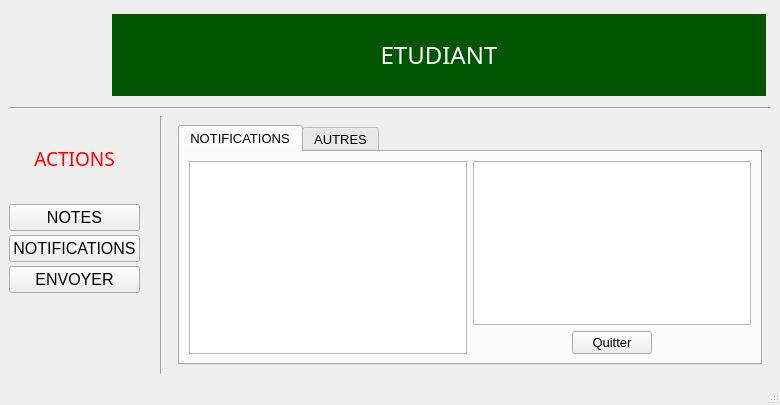
<?xml version="1.0" encoding="UTF-8"?>
<ui version="4.0">
 <class>MainWindow</class>
 <widget class="QMainWindow" name="MainWindow">
  <property name="geometry">
   <rect>
    <x>0</x>
    <y>0</y>
    <width>780</width>
    <height>405</height>
   </rect>
  </property>
  <property name="windowTitle">
   <string>GNOTE</string>
  </property>
  <property name="windowIcon">
   <iconset>
    <normaloff>resources/images/Logo_inp-hb-360x406.png</normaloff>resources/images/Logo_inp-hb-360x406.png</iconset>
  </property>
  <property name="tabShape">
   <enum>QTabWidget::Rounded</enum>
  </property>
  <widget class="QWidget" name="centralwidget">
   <layout class="QHBoxLayout" name="horizontalLayout_3">
    <item>
     <layout class="QVBoxLayout" name="verticalLayout_2" stretch="1,0,1,10">
      <item>
       <layout class="QHBoxLayout" name="horizontalLayout" stretch="1,0,3">
        <property name="topMargin">
         <number>5</number>
        </property>
        <property name="rightMargin">
         <number>5</number>
        </property>
        <item>
         <widget class="QToolButton" name="toolButton_2">
          <property name="text">
           <string/>
          </property>
          <property name="icon">
           <iconset>
            <normaloff>resources/images/Logo_inp-hb-360x406.png</normaloff>resources/images/Logo_inp-hb-360x406.png</iconset>
          </property>
          <property name="iconSize">
           <size>
            <width>75</width>
            <height>75</height>
           </size>
          </property>
          <property name="autoRaise">
           <bool>true</bool>
          </property>
         </widget>
        </item>
        <item>
         <spacer name="horizontalSpacer">
          <property name="orientation">
           <enum>Qt::Horizontal</enum>
          </property>
          <property name="sizeHint" stdset="0">
           <size>
            <width>14</width>
            <height>20</height>
           </size>
          </property>
         </spacer>
        </item>
        <item>
         <widget class="QLabel" name="label_2">
          <property name="font">
           <font>
            <family>Arial Rounded MT Bold</family>
            <pointsize>18</pointsize>
           </font>
          </property>
          <property name="styleSheet">
           <string notr="true">color: rgb(255, 255, 255);
background-color: rgb(0, 85, 0);</string>
          </property>
          <property name="text">
           <string>ETUDIANT</string>
          </property>
          <property name="alignment">
           <set>Qt::AlignCenter</set>
          </property>
         </widget>
        </item>
       </layout>
      </item>
      <item>
       <spacer name="verticalSpacer_6">
        <property name="orientation">
         <enum>Qt::Vertical</enum>
        </property>
        <property name="sizeHint" stdset="0">
         <size>
          <width>20</width>
          <height>5</height>
         </size>
        </property>
       </spacer>
      </item>
      <item>
       <widget class="Line" name="line_2">
        <property name="orientation">
         <enum>Qt::Horizontal</enum>
        </property>
       </widget>
      </item>
      <item>
       <layout class="QHBoxLayout" name="horizontalLayout_2" stretch="2,0,0,4">
        <item>
         <layout class="QVBoxLayout" name="verticalLayout">
          <property name="spacing">
           <number>4</number>
          </property>
          <item>
           <spacer name="verticalSpacer_5">
            <property name="orientation">
             <enum>Qt::Vertical</enum>
            </property>
            <property name="sizeHint" stdset="0">
             <size>
              <width>20</width>
              <height>52</height>
             </size>
            </property>
           </spacer>
          </item>
          <item>
           <widget class="QLabel" name="label">
            <property name="font">
             <font>
              <family>Arial Rounded MT Bold</family>
              <pointsize>14</pointsize>
             </font>
            </property>
            <property name="styleSheet">
             <string notr="true">color: rgb(255, 0, 0);</string>
            </property>
            <property name="text">
             <string>ACTIONS</string>
            </property>
            <property name="alignment">
             <set>Qt::AlignCenter</set>
            </property>
           </widget>
          </item>
          <item>
           <spacer name="verticalSpacer_4">
            <property name="orientation">
             <enum>Qt::Vertical</enum>
            </property>
            <property name="sizeHint" stdset="0">
             <size>
              <width>20</width>
              <height>52</height>
             </size>
            </property>
           </spacer>
          </item>
          <item>
           <widget class="QPushButton" name="pushButton">
            <property name="font">
             <font>
              <pointsize>12</pointsize>
             </font>
            </property>
            <property name="text">
             <string>NOTES</string>
            </property>
            <property name="icon">
             <iconset>
              <normaloff>resources/images/icons8-education-64 (1).png</normaloff>resources/images/icons8-education-64 (1).png</iconset>
            </property>
           </widget>
          </item>
          <item>
           <spacer name="verticalSpacer_3">
            <property name="orientation">
             <enum>Qt::Vertical</enum>
            </property>
            <property name="sizeHint" stdset="0">
             <size>
              <width>20</width>
              <height>20</height>
             </size>
            </property>
           </spacer>
          </item>
          <item>
           <widget class="QPushButton" name="pushButton_2">
            <property name="font">
             <font>
              <pointsize>12</pointsize>
             </font>
            </property>
            <property name="text">
             <string>NOTIFICATIONS</string>
            </property>
            <property name="icon">
             <iconset>
              <normaloff>resources/images/icons8-doorbell-48.png</normaloff>resources/images/icons8-doorbell-48.png</iconset>
            </property>
           </widget>
          </item>
          <item>
           <spacer name="verticalSpacer_2">
            <property name="orientation">
             <enum>Qt::Vertical</enum>
            </property>
            <property name="sizeHint" stdset="0">
             <size>
              <width>20</width>
              <height>20</height>
             </size>
            </property>
           </spacer>
          </item>
          <item>
           <widget class="QPushButton" name="pushButton_3">
            <property name="font">
             <font>
              <pointsize>12</pointsize>
             </font>
            </property>
            <property name="text">
             <string>ENVOYER</string>
            </property>
            <property name="icon">
             <iconset>
              <normaloff>resources/images/icons8-comments-48.png</normaloff>resources/images/icons8-comments-48.png</iconset>
            </property>
           </widget>
          </item>
          <item>
           <spacer name="verticalSpacer">
            <property name="orientation">
             <enum>Qt::Vertical</enum>
            </property>
            <property name="sizeHint" stdset="0">
             <size>
              <width>20</width>
              <height>52</height>
             </size>
            </property>
           </spacer>
          </item>
          <item>
           <widget class="QToolButton" name="toolButton">
            <property name="text">
             <string/>
            </property>
            <property name="icon">
             <iconset>
              <normaloff>resources/images/user.png</normaloff>resources/images/user.png</iconset>
            </property>
            <property name="iconSize">
             <size>
              <width>41</width>
              <height>41</height>
             </size>
            </property>
            <property name="autoRaise">
             <bool>true</bool>
            </property>
           </widget>
          </item>
         </layout>
        </item>
        <item>
         <spacer name="horizontalSpacer_2">
          <property name="orientation">
           <enum>Qt::Horizontal</enum>
          </property>
          <property name="sizeHint" stdset="0">
           <size>
            <width>14</width>
            <height>20</height>
           </size>
          </property>
         </spacer>
        </item>
        <item>
         <widget class="Line" name="line">
          <property name="orientation">
           <enum>Qt::Vertical</enum>
          </property>
         </widget>
        </item>
        <item>
         <widget class="QStackedWidget" name="stackedWidget">
          <property name="font">
           <font>
            <pointsize>10</pointsize>
           </font>
          </property>
          <property name="currentIndex">
           <number>1</number>
          </property>
          <widget class="QWidget" name="page">
           <layout class="QHBoxLayout" name="horizontalLayout_4">
            <item>
             <widget class="QTabWidget" name="tabWidget">
              <property name="currentIndex">
               <number>0</number>
              </property>
              <property name="movable">
               <bool>true</bool>
              </property>
              <property name="tabBarAutoHide">
               <bool>true</bool>
              </property>
              <widget class="QWidget" name="tabNotes">
               <attribute name="icon">
                <iconset>
                 <normaloff>resources/images/icons8-education-64 (1).png</normaloff>resources/images/icons8-education-64 (1).png</iconset>
               </attribute>
               <attribute name="title">
                <string>NOTES</string>
               </attribute>
               <layout class="QVBoxLayout" name="verticalLayout_3">
                <item>
                 <widget class="QTableWidget" name="tableWidget"/>
                </item>
                <item>
                 <layout class="QHBoxLayout" name="horizontalLayout_7">
                  <item>
                   <spacer name="horizontalSpacer_3">
                    <property name="orientation">
                     <enum>Qt::Horizontal</enum>
                    </property>
                    <property name="sizeHint" stdset="0">
                     <size>
                      <width>40</width>
                      <height>20</height>
                     </size>
                    </property>
                   </spacer>
                  </item>
                  <item>
                   <widget class="QPushButton" name="pushButton_4">
                    <property name="text">
                     <string>Quitter</string>
                    </property>
                    <property name="icon">
                     <iconset>
                      <normaloff>resources/images/icons8-close-48.png</normaloff>resources/images/icons8-close-48.png</iconset>
                    </property>
                   </widget>
                  </item>
                  <item>
                   <widget class="QPushButton" name="pushButton_5">
                    <property name="text">
                     <string>OK</string>
                    </property>
                    <property name="icon">
                     <iconset>
                      <normaloff>resources/images/icons8-check-64.png</normaloff>resources/images/icons8-check-64.png</iconset>
                    </property>
                   </widget>
                  </item>
                  <item>
                   <widget class="QPushButton" name="pushButton_6">
                    <property name="text">
                     <string>Reclamations</string>
                    </property>
                    <property name="icon">
                     <iconset>
                      <normaloff>resources/images/interrogation.png</normaloff>resources/images/interrogation.png</iconset>
                    </property>
                   </widget>
                  </item>
                  <item>
                   <spacer name="horizontalSpacer_4">
                    <property name="orientation">
                     <enum>Qt::Horizontal</enum>
                    </property>
                    <property name="sizeHint" stdset="0">
                     <size>
                      <width>40</width>
                      <height>20</height>
                     </size>
                    </property>
                   </spacer>
                  </item>
                 </layout>
                </item>
               </layout>
              </widget>
              <widget class="QWidget" name="tabInfo">
               <attribute name="icon">
                <iconset>
                 <normaloff>resources/images/icons8-info-48.png</normaloff>resources/images/icons8-info-48.png</iconset>
               </attribute>
               <attribute name="title">
                <string>INFO</string>
               </attribute>
               <layout class="QVBoxLayout" name="verticalLayout_5">
                <item>
                 <widget class="QTextBrowser" name="textBrowser"/>
                </item>
                <item>
                 <layout class="QHBoxLayout" name="horizontalLayout_10">
                  <item>
                   <spacer name="horizontalSpacer_10">
                    <property name="orientation">
                     <enum>Qt::Horizontal</enum>
                    </property>
                    <property name="sizeHint" stdset="0">
                     <size>
                      <width>40</width>
                      <height>20</height>
                     </size>
                    </property>
                   </spacer>
                  </item>
                  <item>
                   <widget class="QPushButton" name="pushButton_9">
                    <property name="text">
                     <string>OK</string>
                    </property>
                    <property name="icon">
                     <iconset>
                      <normaloff>resources/images/icons8-check-64.png</normaloff>resources/images/icons8-check-64.png</iconset>
                    </property>
                   </widget>
                  </item>
                  <item>
                   <spacer name="horizontalSpacer_9">
                    <property name="orientation">
                     <enum>Qt::Horizontal</enum>
                    </property>
                    <property name="sizeHint" stdset="0">
                     <size>
                      <width>40</width>
                      <height>20</height>
                     </size>
                    </property>
                   </spacer>
                  </item>
                 </layout>
                </item>
               </layout>
              </widget>
             </widget>
            </item>
           </layout>
          </widget>
          <widget class="QWidget" name="page_2">
           <layout class="QHBoxLayout" name="horizontalLayout_5">
            <item>
             <widget class="QTabWidget" name="tabWidget_2">
              <property name="font">
               <font>
                <pointsize>10</pointsize>
               </font>
              </property>
              <property name="currentIndex">
               <number>0</number>
              </property>
              <property name="movable">
               <bool>true</bool>
              </property>
              <property name="tabBarAutoHide">
               <bool>true</bool>
              </property>
              <widget class="QWidget" name="tabNotifications">
               <attribute name="icon">
                <iconset>
                 <normaloff>resources/images/icons8-doorbell-48 (1).png</normaloff>resources/images/icons8-doorbell-48 (1).png</iconset>
               </attribute>
               <attribute name="title">
                <string>NOTIFICATIONS</string>
               </attribute>
               <layout class="QHBoxLayout" name="horizontalLayout_14">
                <item>
                 <widget class="QListWidget" name="listWidget"/>
                </item>
                <item>
                 <layout class="QVBoxLayout" name="verticalLayout_7">
                  <item>
                   <widget class="QTextBrowser" name="textBrowser_3"/>
                  </item>
                  <item>
                   <layout class="QHBoxLayout" name="horizontalLayout_13">
                    <item>
                     <spacer name="horizontalSpacer_13">
                      <property name="orientation">
                       <enum>Qt::Horizontal</enum>
                      </property>
                      <property name="sizeHint" stdset="0">
                       <size>
                        <width>40</width>
                        <height>20</height>
                       </size>
                      </property>
                     </spacer>
                    </item>
                    <item>
                     <widget class="QPushButton" name="pushButton_14">
                      <property name="text">
                       <string>Quitter</string>
                      </property>
                     </widget>
                    </item>
                    <item>
                     <spacer name="horizontalSpacer_14">
                      <property name="orientation">
                       <enum>Qt::Horizontal</enum>
                      </property>
                      <property name="sizeHint" stdset="0">
                       <size>
                        <width>40</width>
                        <height>20</height>
                       </size>
                      </property>
                     </spacer>
                    </item>
                   </layout>
                  </item>
                 </layout>
                </item>
               </layout>
              </widget>
              <widget class="QWidget" name="tabAutres">
               <attribute name="icon">
                <iconset>
                 <normaloff>resources/images/menu-dots.png</normaloff>resources/images/menu-dots.png</iconset>
               </attribute>
               <attribute name="title">
                <string>AUTRES</string>
               </attribute>
               <layout class="QVBoxLayout" name="verticalLayout_8">
                <item>
                 <widget class="QTextBrowser" name="textBrowser_4"/>
                </item>
                <item>
                 <layout class="QHBoxLayout" name="horizontalLayout_15">
                  <item>
                   <spacer name="horizontalSpacer_15">
                    <property name="orientation">
                     <enum>Qt::Horizontal</enum>
                    </property>
                    <property name="sizeHint" stdset="0">
                     <size>
                      <width>40</width>
                      <height>20</height>
                     </size>
                    </property>
                   </spacer>
                  </item>
                  <item>
                   <widget class="QPushButton" name="pushButton_13">
                    <property name="text">
                     <string>OK</string>
                    </property>
                    <property name="icon">
                     <iconset>
                      <normaloff>resources/images/icons8-check-64.png</normaloff>resources/images/icons8-check-64.png</iconset>
                    </property>
                   </widget>
                  </item>
                  <item>
                   <spacer name="horizontalSpacer_16">
                    <property name="orientation">
                     <enum>Qt::Horizontal</enum>
                    </property>
                    <property name="sizeHint" stdset="0">
                     <size>
                      <width>40</width>
                      <height>20</height>
                     </size>
                    </property>
                   </spacer>
                  </item>
                 </layout>
                </item>
               </layout>
              </widget>
             </widget>
            </item>
           </layout>
          </widget>
          <widget class="QWidget" name="page_3">
           <layout class="QHBoxLayout" name="horizontalLayout_6">
            <item>
             <widget class="QTabWidget" name="tabWidget_3">
              <property name="currentIndex">
               <number>0</number>
              </property>
              <property name="movable">
               <bool>true</bool>
              </property>
              <property name="tabBarAutoHide">
               <bool>true</bool>
              </property>
              <widget class="QWidget" name="tabMessage">
               <attribute name="icon">
                <iconset>
                 <normaloff>resources/images/icons8-comments-24.png</normaloff>resources/images/icons8-comments-24.png</iconset>
               </attribute>
               <attribute name="title">
                <string>MESSAGE</string>
               </attribute>
               <layout class="QVBoxLayout" name="verticalLayout_4">
                <item>
                 <layout class="QHBoxLayout" name="horizontalLayout_9" stretch="0,3,1,0">
                  <item>
                   <spacer name="horizontalSpacer_7">
                    <property name="orientation">
                     <enum>Qt::Horizontal</enum>
                    </property>
                    <property name="sizeHint" stdset="0">
                     <size>
                      <width>40</width>
                      <height>20</height>
                     </size>
                    </property>
                   </spacer>
                  </item>
                  <item>
                   <widget class="QComboBox" name="comboBox"/>
                  </item>
                  <item>
                   <widget class="QLabel" name="label_3">
                    <property name="text">
                     <string>Destinataire</string>
                    </property>
                    <property name="scaledContents">
                     <bool>false</bool>
                    </property>
                   </widget>
                  </item>
                  <item>
                   <spacer name="horizontalSpacer_8">
                    <property name="orientation">
                     <enum>Qt::Horizontal</enum>
                    </property>
                    <property name="sizeHint" stdset="0">
                     <size>
                      <width>40</width>
                      <height>20</height>
                     </size>
                    </property>
                   </spacer>
                  </item>
                 </layout>
                </item>
                <item>
                 <widget class="QPlainTextEdit" name="plainTextEdit"/>
                </item>
                <item>
                 <layout class="QHBoxLayout" name="horizontalLayout_8">
                  <item>
                   <spacer name="horizontalSpacer_5">
                    <property name="orientation">
                     <enum>Qt::Horizontal</enum>
                    </property>
                    <property name="sizeHint" stdset="0">
                     <size>
                      <width>40</width>
                      <height>20</height>
                     </size>
                    </property>
                   </spacer>
                  </item>
                  <item>
                   <widget class="QPushButton" name="pushButton_8">
                    <property name="text">
                     <string>Annuler</string>
                    </property>
                    <property name="icon">
                     <iconset>
                      <normaloff>resources/images/icons8-clear-symbol-48.png</normaloff>resources/images/icons8-clear-symbol-48.png</iconset>
                    </property>
                   </widget>
                  </item>
                  <item>
                   <widget class="QPushButton" name="pushButton_7">
                    <property name="text">
                     <string>Envoyer</string>
                    </property>
                    <property name="icon">
                     <iconset>
                      <normaloff>resources/images/icons8-check-64.png</normaloff>resources/images/icons8-check-64.png</iconset>
                    </property>
                   </widget>
                  </item>
                  <item>
                   <spacer name="horizontalSpacer_6">
                    <property name="orientation">
                     <enum>Qt::Horizontal</enum>
                    </property>
                    <property name="sizeHint" stdset="0">
                     <size>
                      <width>40</width>
                      <height>20</height>
                     </size>
                    </property>
                   </spacer>
                  </item>
                 </layout>
                </item>
               </layout>
              </widget>
              <widget class="QWidget" name="tabEnvoye">
               <attribute name="icon">
                <iconset>
                 <normaloff>resources/images/icons8-feedback-48.png</normaloff>resources/images/icons8-feedback-48.png</iconset>
               </attribute>
               <attribute name="title">
                <string>BOITE DE RECEPTION</string>
               </attribute>
               <layout class="QHBoxLayout" name="horizontalLayout_12">
                <item>
                 <widget class="QTableWidget" name="tableWidget_2"/>
                </item>
                <item>
                 <layout class="QVBoxLayout" name="verticalLayout_6">
                  <item>
                   <widget class="QTextBrowser" name="textBrowser_2"/>
                  </item>
                  <item>
                   <layout class="QHBoxLayout" name="horizontalLayout_11">
                    <item>
                     <spacer name="horizontalSpacer_11">
                      <property name="orientation">
                       <enum>Qt::Horizontal</enum>
                      </property>
                      <property name="sizeHint" stdset="0">
                       <size>
                        <width>40</width>
                        <height>20</height>
                       </size>
                      </property>
                     </spacer>
                    </item>
                    <item>
                     <widget class="QPushButton" name="pushButton_12">
                      <property name="text">
                       <string>Quitter</string>
                      </property>
                      <property name="icon">
                       <iconset>
                        <normaloff>resources/images/icons8-close-48.png</normaloff>resources/images/icons8-close-48.png</iconset>
                      </property>
                     </widget>
                    </item>
                    <item>
                     <widget class="QPushButton" name="pushButton_11">
                      <property name="text">
                       <string>OK</string>
                      </property>
                      <property name="icon">
                       <iconset>
                        <normaloff>resources/images/icons8-check-64.png</normaloff>resources/images/icons8-check-64.png</iconset>
                      </property>
                     </widget>
                    </item>
                    <item>
                     <widget class="QPushButton" name="pushButton_10">
                      <property name="text">
                       <string>Repondre</string>
                      </property>
                      <property name="icon">
                       <iconset>
                        <normaloff>resources/images/icons8-comments-48.png</normaloff>resources/images/icons8-comments-48.png</iconset>
                      </property>
                     </widget>
                    </item>
                    <item>
                     <spacer name="horizontalSpacer_12">
                      <property name="orientation">
                       <enum>Qt::Horizontal</enum>
                      </property>
                      <property name="sizeHint" stdset="0">
                       <size>
                        <width>40</width>
                        <height>20</height>
                       </size>
                      </property>
                     </spacer>
                    </item>
                   </layout>
                  </item>
                 </layout>
                </item>
               </layout>
              </widget>
             </widget>
            </item>
           </layout>
          </widget>
         </widget>
        </item>
       </layout>
      </item>
     </layout>
    </item>
   </layout>
  </widget>
  <widget class="QMenuBar" name="menubar">
   <property name="geometry">
    <rect>
     <x>0</x>
     <y>0</y>
     <width>780</width>
     <height>21</height>
    </rect>
   </property>
  </widget>
  <widget class="QStatusBar" name="statusbar"/>
 </widget>
 <resources/>
 <connections/>
</ui>
